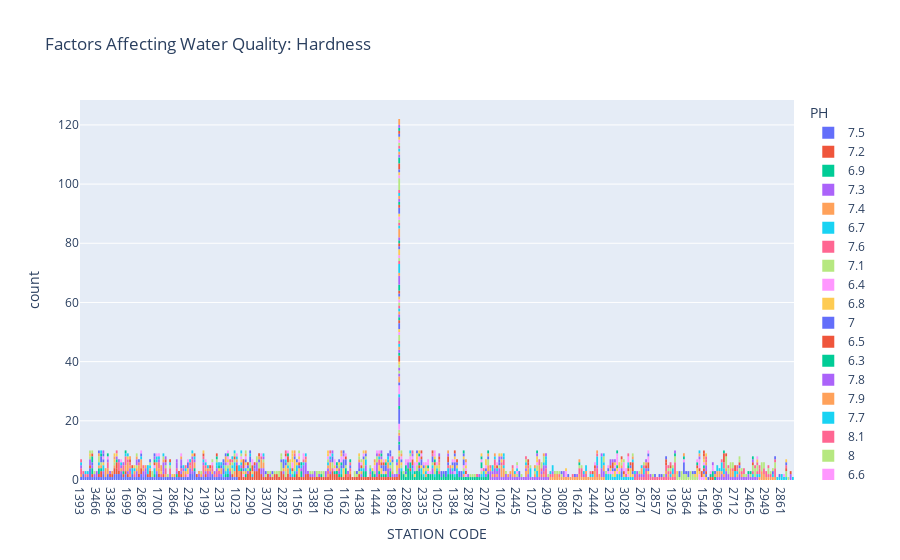

Write notebook code for a chart like this one.
### Markdown cell above
let’s explore all the columns one by one. Let’s start by looking at the Station Code column:

### Code cell
figure = px.histogram(data, x = "STATION CODE", 
                      color = "PH", 
                      title= "Factors Affecting Water Quality: Hardness")
figure.show()
